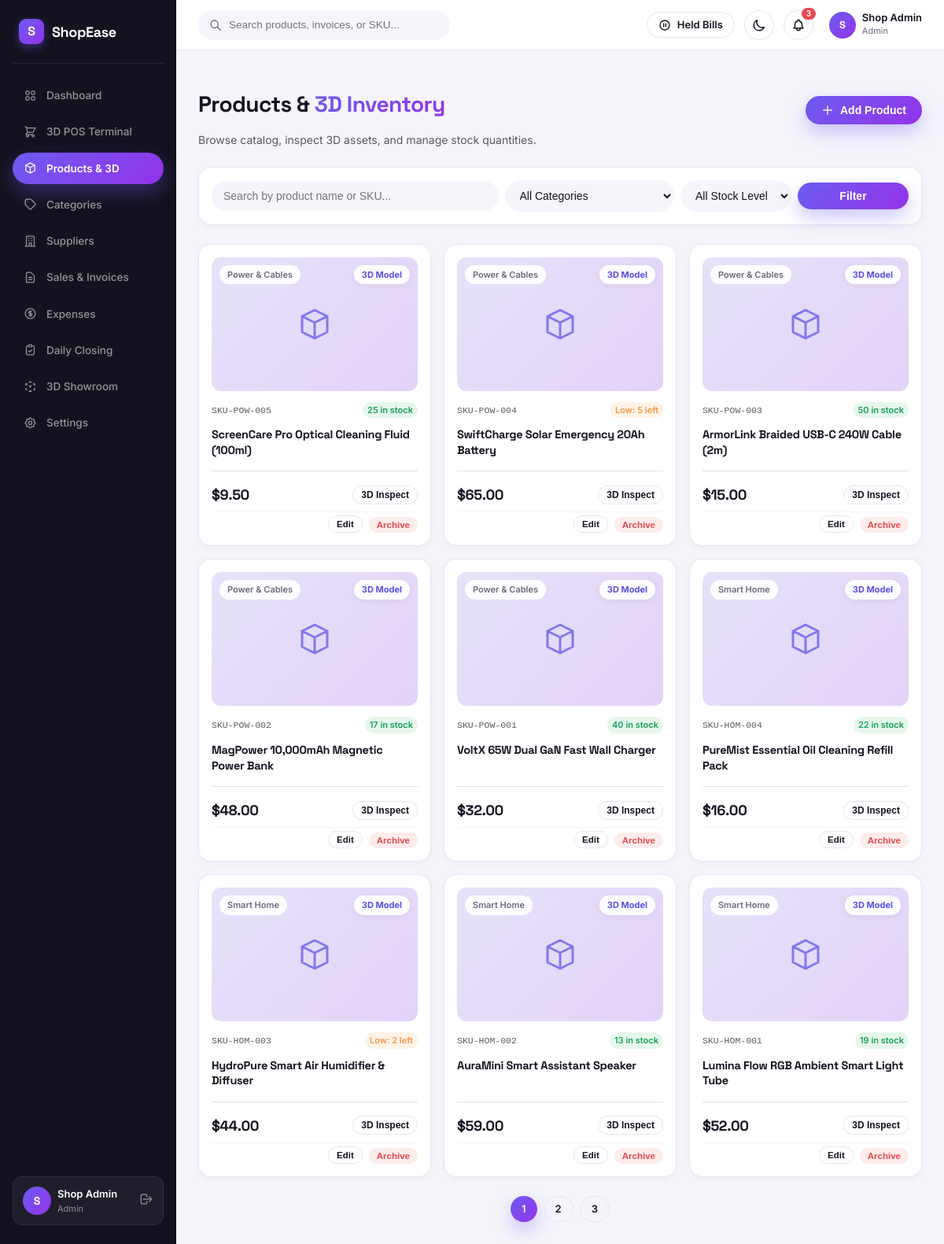
/pages/products.php (signed in), run on the app's committed database.
### tables this page shows
CREATE TABLE `products` (
  `id` INT UNSIGNED AUTO_INCREMENT PRIMARY KEY,
  `category_id` INT UNSIGNED NOT NULL,
  `supplier_id` INT UNSIGNED NULL,
  `name` VARCHAR(191) NOT NULL,
  `sku_code` VARCHAR(50) NOT NULL UNIQUE,
  `cost_price` DECIMAL(10,2) NOT NULL DEFAULT 0.00,
  `selling_price` DECIMAL(10,2) NOT NULL DEFAULT 0.00,
  `stock_quantity` INT NOT NULL DEFAULT 0,
  `low_stock_level` INT NOT NULL DEFAULT 5,
  `expiry_date` DATE NULL,
  `image` VARCHAR(255) NULL,
  `model_3d_path` VARCHAR(255) NULL,
  `model_3d_usdz_path` VARCHAR(255) NULL,
  `is_active` TINYINT(1) NOT NULL DEFAULT 1,
  `created_at` DATETIME NOT NULL DEFAULT CURRENT_TIMESTAMP,
  INDEX `idx_products_name` (`name`),
  INDEX `idx_products_category` (`category_id`),
  INDEX `idx_products_supplier` (`supplier_id`),
  INDEX `idx_products_is_active` (`is_active`),
  INDEX `idx_products_stock` (`stock_quantity`),
  CONSTRAINT `fk_products_category` FOREIGN KEY (`category_id`) REFERENCES `categories` (`id`) ON UPDATE CASCADE ON DELETE RESTRICT,
  CONSTRAINT `fk_products_supplier` FOREIGN KEY (`supplier_id`) REFERENCES `suppliers` (`id`) ON UPDATE CASCADE ON DELETE SET NULL
);

CREATE TABLE `categories` (
  `id` INT UNSIGNED AUTO_INCREMENT PRIMARY KEY,
  `name` VARCHAR(100) NOT NULL UNIQUE,
  `description` TEXT NULL,
  `icon_3d_path` VARCHAR(255) NULL,
  `created_at` DATETIME NOT NULL DEFAULT CURRENT_TIMESTAMP
);

### classes/Auth.php (called while the page is built, shortened)
<?php
class Auth {
    public static function role(): ?string {
        return $_SESSION[self::SESSION_USER_KEY]['role'] ?? null;
    }
    public static function isAdmin(): bool {
        return self::role() === 'admin';
    }
}

### config/config.php (called while the page is built, shortened)
<?php
spl_autoload_register(function ($class) {
    $file = ROOT_PATH . '/classes/' . str_replace('\\', '/', $class) . '.php';
});
function e(?string $string): string {
    return htmlspecialchars((string)$string, ENT_QUOTES | ENT_SUBSTITUTE, 'UTF-8');
}

### classes/Product.php (called while the page is built, shortened)
<?php
class Product {
    public static function getPaginated(int $page = 1, int $perPage = 12, array $filters = []): array {
        $page = max(1, $page);
        $offset = ($page - 1) * $perPage;
        $where = ["p.is_active = 1"];
        $params = [];
        $whereSql = implode(' AND ', $where);
        $countSql = "SELECT COUNT(*) as total FROM `products` p WHERE {$whereSql}";
        $countStmt = Database::query($countSql, $params);
        $total = (int)$countStmt->fetch()['total'];
        $sql = "SELECT p.*, c.name as category_name, s.name as supplier_name
                FROM `products` p
                LEFT JOIN `categories` c ON c.id = p.category_id
                LEFT JOIN `suppliers` s ON s.id = p.supplier_id
                WHERE {$whereSql}
                ORDER BY p.id DESC
                LIMIT {$perPage} OFFSET {$offset}";
        $items = Database::fetchAll($sql, $params);
        return [
            'items'       => $items,
            'total'       => $total,
            'totalPages'  => (int)ceil($total / $perPage),
            'currentPage' => $page,
            'perPage'     => $perPage
        ];
    }
}

### classes/Database.php (called while the page is built, shortened)
<?php
class Database {
    private static ?PDO $instance = null;
    public static function getInstance(): PDO {
        if (self::$instance === null) {
            $dsn = sprintf(
                'mysql:host=%s;port=%s;dbname=%s;charset=%s',
                DB_HOST,
                DB_PORT,
                DB_NAME,
                DB_CHARSET
            );
            $options = [
                PDO::ATTR_ERRMODE            => PDO::ERRMODE_EXCEPTION,
                PDO::ATTR_DEFAULT_FETCH_MODE => PDO::FETCH_ASSOC,
                PDO::ATTR_EMULATE_PREPARES   => false,
            ];
            try {
                self::$instance = new PDO($dsn, DB_USER, DB_PASS, $options);
                self::$instance->exec("SET NAMES " . DB_CHARSET . " COLLATE utf8mb4_unicode_ci");
            } catch (PDOException $e) {
                error_log("Database Connection Error: " . $e->getMessage());
                if (defined('APP_ENV') && APP_ENV === 'development') {
                    die("Database Connection Error: " . htmlspecialchars($e->getMessage()));
                } else {
                    die("A database connection error occurred. Please contact the administrator.");
                }
            }
        }
        return self::$instance;
    }
    public static function query(string $sql, array $params = []): PDOStatement {
        $stmt = self::getInstance()->prepare($sql);
        $stmt->execute($params);
        return $stmt;
    }
    public static function fetchAll(string $sql, array $params = []): array {
        return self::query($sql, $params)->fetchAll();
    }
}

### pages/products.php (the view, shortened to what this page needs)
<?php
require_once __DIR__ . '/../config/config.php';
$currentPage = max(1, (int)($_GET['page'] ?? 1));
$search = trim($_GET['search'] ?? '');
$categoryId = !empty($_GET['category_id']) ? (int)$_GET['category_id'] : null;
$stockStatus = $_GET['stock_status'] ?? null;
$catalog = Product::getPaginated($currentPage, 9, [
    'search'       => $search,
    'category_id'  => $categoryId,
    'stock_status' => $stockStatus
]);
require_once __DIR__ . '/../includes/header.php';
?>
<div class="d-flex justify-content-between align-items-center mb-4 flex-wrap gap-2">
    <div>
        <h1 class="h3 mb-1">Products & <span class="grad-text">3D Inventory</span></h1>
        <p class="text-muted small mb-0">Browse catalog, inspect 3D assets, and manage stock quantities.</p>
    </div>
    <?php if ($isAdmin): ?>
    <button class="btn-primary-grad" onclick="openProductModal()">
        <svg style="width: 16px; height: 16px;" fill="none" stroke="currentColor" viewBox="0 0 24 24"><path stroke-linecap="round" stroke-linejoin="round" stroke-width="2" d="M12 4v16m8-8H4"></path></svg>
        <span>Add Product</span>
    </button>
    <?php endif; ?>
</div>
<div class="se-card p-3 mb-4">
    <form method="GET" class="row g-2 align-items-center">
        <div class="col-md-5">
            <input type="text" name="search" class="se-input se-input-pill" placeholder="Search by product name or SKU..." value="<?= e($search) ?>">
        </div>
        <div class="col-md-3">
            <select name="category_id" class="se-input se-input-pill">
                <option value="">All Categories</option>
            </select>
        </div>
        <div class="col-md-2">
            <select name="stock_status" class="se-input se-input-pill">
                <option value="">All Stock Levels</option>
            </select>
        </div>
        <div class="col-md-2 d-flex gap-2">
            <button type="submit" class="btn-primary-grad w-100" style="padding: 9px 16px;">Filter</button>
        </div>
    </form>
</div>
<div class="row g-3">
    <?php foreach ($catalog['items'] as $p): ?>
    <div class="col-md-6 col-lg-4">
        <div class="se-card p-3 h-100 d-flex flex-column justify-content-between" data-tilt>
            <div>
                <div style="position: relative; height: 170px; border-radius: 12px; background: var(--bg); overflow: hidden; display: flex; align-items: center; justify-content: center; margin-bottom: 14px;">
                    <?php if (!empty($p['image']) && file_exists(ROOT_PATH . '/' . $p['image'])): ?>
                        <img src="<?= asset($p['image']) ?>" alt="<?= e($p['name']) ?>" style="width: 100%; height: 100%; object-fit: cover;">
                    <?php else: ?>
                        <div style="width: 100%; height: 100%; background: linear-gradient(135deg, rgba(109,91,240,0.12), rgba(147,51,234,0.18)); display: flex; align-items: center; justify-content: center;">
                            <svg style="width: 48px; height: 48px; color: var(--primary); opacity: 0.7;" fill="none" stroke="currentColor" viewBox="0 0 24 24"><path stroke-linecap="round" stroke-linejoin="round" stroke-width="1.5" d="M20 7l-8-4-8 4m16 0l-8 4m8-4v10l-8 4m0-10L4 7m8 4v10M4 7v10l8 4"></path></svg>
                        </div>
                    <?php endif; ?>
                    <?php if (!empty($p['model_3d_path'])): ?>
                        <span class="status-pill" style="position: absolute; top: 10px; right: 10px; background: rgba(255,255,255,0.92); backdrop-filter: blur(8px); color: var(--primary); box-shadow: 0 2px 8px rgba(0,0,0,0.06); font-size: 11px; font-weight: 700;">
                            3D Model
                        </span>
                    <?php endif; ?>
                    <span class="status-pill neutral" style="position: absolute; top: 10px; left: 10px; font-size: 11px; background: rgba(255,255,255,0.9); backdrop-filter: blur(8px);">
                        <?= e($p['category_name']) ?>
                    </span>
                </div>
                <div class="d-flex justify-content-between align-items-baseline mb-1">
                    <span class="small text-muted" style="font-family: monospace; font-size: 11.5px;"><?= e($p['sku_code']) ?></span>
                    <?php if ((int)$p['stock_quantity'] <= 0): ?>
                        <span class="status-pill danger" style="padding: 2px 6px; font-size: 11px;">Out of stock</span>
                    <?php elseif ((int)$p['stock_quantity'] <= (int)$p['low_stock_level']): ?>
                        <span class="status-pill warning" style="padding: 2px 6px; font-size: 11px;">Low: <?= (int)$p['stock_quantity'] ?> left</span>
                    <?php else: ?>
                        <span class="status-pill success" style="padding: 2px 6px; font-size: 11px;"><?= (int)$p['stock_quantity'] ?> in stock</span>
                    <?php endif; ?>
                </div>
                <h2 class="h6 mb-2" style="font-size: 14.5px; line-height: 1.35;"><?= e($p['name']) ?></h2>
            </div>
            <div class="border-top pt-3 mt-2">
                <div class="d-flex justify-content-between align-items-center mb-2">
                    <span class="total-val" style="font-size: 18px; color: var(--ink);">$<?= number_format((float)$p['selling_price'], 2) ?></span>
                    <button type="button" class="btn-ghost" style="padding: 4px 10px; font-size: 12px;"
                            onclick='open3DModal(<?= json_encode($p, JSON_HEX_TAG|JSON_HEX_APOS|JSON_HEX_QUOT|JSON_HEX_AMP) ?>)'>
                        3D Inspect
                    </button>
                </div>
                <?php if ($isAdmin): ?>
                <div class="d-flex justify-content-end gap-2 pt-1 border-top" style="border-color: rgba(20,19,31,0.04) !important;">
                    <button type="button" class="btn-ghost" style="padding: 3px 10px; font-size: 11.5px;"
                            onclick='editProduct(<?= json_encode($p, JSON_HEX_TAG|JSON_HEX_APOS|JSON_HEX_QUOT|JSON_HEX_AMP) ?>)'>
                        Edit
                    </button>
                    <form method="POST" onsubmit="return confirm('Archive/delete product <?= e($p['sku_code']) ?>?');" style="display:inline;">
                        <button type="submit" class="status-pill danger border-0" style="cursor: pointer; padding: 4px 10px; font-size: 11.5px;">Archive</button>
                    </form>
                </div>
                <?php endif; ?>
            </div>
        </div>
    </div>
    <?php endforeach; ?>
</div>
<?php if ($catalog['totalPages'] > 1): ?>
<div class="d-flex justify-content-center gap-2 mt-4">
    <?php for ($i = 1; $i <= $catalog['totalPages']; $i++): ?>
        <a href="?page=<?= $i ?>&search=<?= urlencode($search) ?>&category_id=<?= urlencode($categoryId ?? '') ?>&stock_status=<?= urlencode($stockStatus ?? '') ?>"
           class="<?= ($i === $catalog['currentPage']) ? 'btn-primary-grad' : 'btn-ghost' ?>"
           style="padding: 6px 14px; font-size: 13px;">
            <?= $i ?>
        </a>
    <?php endfor; ?>
</div>
<?php endif; ?>
<?php require_once __DIR__ . '/../includes/footer.php'; ?>

### assets/css/theme.css (style rules this page uses)
:root { --bg: #F6F5FB; --surface: #FFFFFF; --ink: #14131F; --muted: #6B6B7D; --border: #E7E5F2; --primary: #5B4FE8; --primary-grad: linear-gradient(135deg, #6D5BF0 0%, #9333EA 100%); --sidebar-bg: #14121F; --success: #15A35A; --success-bg: #E6F7EC; --warning: #F2994A; --warning-bg: #FFF3E6; --danger: #E5484D; --danger-bg: #FDECEC; --radius-card: 16px; --radius-lg: 20px; --radius-pill: 999px; --shadow-card: 0 2px 10px rgba(20, 19, 31, 0.04); --shadow-cta: 0 10px 24px rgba(109, 91, 240, 0.35); --sidebar-width: 224px; }
* { box-sizing: border-box; }
body { margin: 0; font-family: 'Inter', -apple-system, BlinkMacSystemFont, sans-serif; background-color: var(--bg); color: var(--ink); font-size: 14px; line-height: 1.5; -webkit-font-smoothing: antialiased; }
h1, h2, h3, h4, h5, h6, .font-heading, .kpi-num, .total-val { font-family: 'Space Grotesk', sans-serif; font-weight: 700; color: var(--ink); letter-spacing: -0.02em; }
.grad-text { background: var(--primary-grad); -webkit-background-clip: text; background-clip: text; color: transparent; display: inline-block; }
.se-card { background: var(--surface); border: 1px solid var(--border); border-radius: var(--radius-card); box-shadow: var(--shadow-card); transition: transform 200ms ease, box-shadow 200ms ease; }
.btn-primary-grad { background: var(--primary-grad); color: #FFFFFF; border: none; border-radius: var(--radius-pill); font-weight: 600; font-size: 14px; padding: 10px 20px; box-shadow: var(--shadow-cta); display: inline-flex; align-items: center; justify-content: center; gap: 8px; cursor: pointer; text-decoration: none; transition: opacity 180ms ease, transform 180ms ease; }
.btn-ghost { background: transparent; color: var(--ink); border: 1.5px solid var(--border); border-radius: var(--radius-pill); font-weight: 600; font-size: 14px; padding: 9px 18px; display: inline-flex; align-items: center; gap: 8px; cursor: pointer; text-decoration: none; transition: all 180ms ease; }
.status-pill { display: inline-flex; align-items: center; gap: 6px; padding: 4px 10px; border-radius: var(--radius-pill); font-size: 12px; font-weight: 600; white-space: nowrap; }
.status-pill.success { background: var(--success-bg); color: var(--success); }
.status-pill.warning { background: var(--warning-bg); color: var(--warning); }
.status-pill.danger { background: var(--danger-bg); color: var(--danger); }
.status-pill.neutral { background: var(--bg); color: var(--muted); }
.se-input { width: 100%; background: var(--surface); border: 1px solid var(--border); border-radius: 10px; padding: 10px 14px; font-size: 14px; color: var(--ink); outline: none; transition: border-color 180ms ease, box-shadow 180ms ease; }
.se-input-pill { border-radius: var(--radius-pill); background: var(--bg); border: 1px solid transparent; }

### data on the page
products: shows "3D Model", category.name "Power & Cables", sku_code "SKU-POW-005", stock_quantity "25", name "ScreenCare Pro Optical Cleaning Fluid (100ml)", selling_price "9.50"
products: shows "3D Model", category.name "Power & Cables", sku_code "SKU-POW-004", stock_quantity "5", name "SwiftCharge Solar Emergency 20Ah Battery", selling_price "65.00"
products: shows "3D Model", category.name "Power & Cables", sku_code "SKU-POW-003", stock_quantity "50", name "ArmorLink Braided USB-C 240W Cable (2m)", selling_price "15.00"
products: shows "3D Model", category.name "Power & Cables", sku_code "SKU-POW-002", stock_quantity "17", name "MagPower 10,000mAh Magnetic Power Bank", selling_price "48.00"
products: shows "3D Model", category.name "Power & Cables", sku_code "SKU-POW-001", stock_quantity "40", name "VoltX 65W Dual GaN Fast Wall Charger", selling_price "32.00"
products: shows "3D Model", category.name "Smart Home", sku_code "SKU-HOM-004", stock_quantity "22", name "PureMist Essential Oil Cleaning Refill Pack", selling_price "16.00"
products: shows "3D Model", category.name "Smart Home", sku_code "SKU-HOM-003", stock_quantity "2", name "HydroPure Smart Air Humidifier & Diffuser", selling_price "44.00"
products: shows "3D Model", category.name "Smart Home", sku_code "SKU-HOM-002", stock_quantity "13", name "AuraMini Smart Assistant Speaker", selling_price "59.00"
products: shows "3D Model", category.name "Smart Home", sku_code "SKU-HOM-001", stock_quantity "19", name "Lumina Flow RGB Ambient Smart Light Tube", selling_price "52.00"

### other printed values
$initial "S"
$user['name'] "Shop Admin"
$user['role'] "Admin"
$unreadCount "3"
